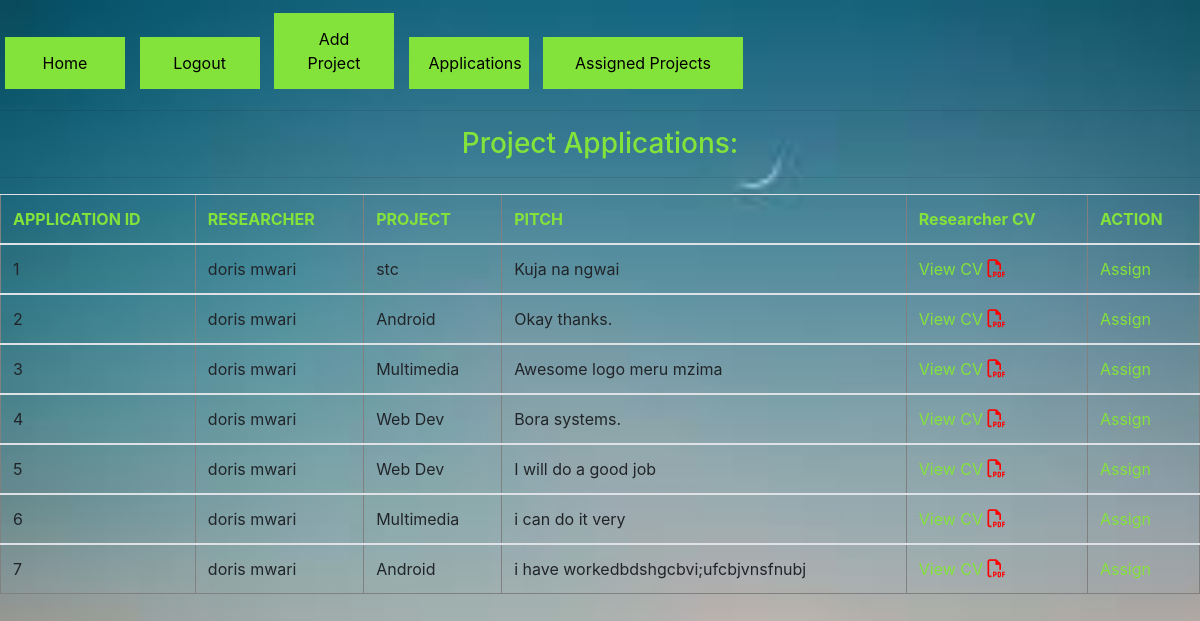
Page /applicationsmade.php (signed in) on the earlier database version.
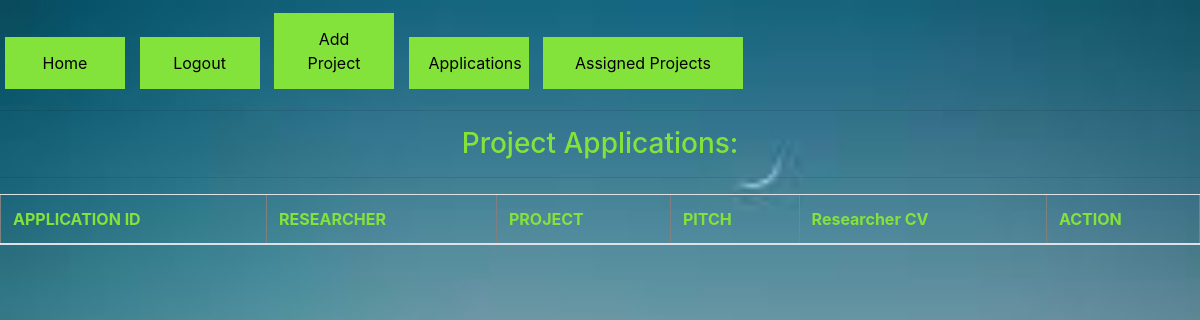
Same page on the later database version.
### tables this page shows
CREATE TABLE `project_application` (
  `application_id` int(11) NOT NULL,
  `researcher_id` int(11) NOT NULL,
  `project_id` int(11) NOT NULL,
  `project_pitch` varchar(500) NOT NULL,
  `cv` varchar(100) DEFAULT NULL,
  `assignment_status` int(1) NOT NULL DEFAULT '0'
);

CREATE TABLE `researcher` (
  `researcher_id` int(11) NOT NULL,
  `r_fname` varchar(100) NOT NULL,
  `r_lname` varchar(100) NOT NULL,
  `r_email` varchar(100) NOT NULL,
  `r_password` varchar(100) NOT NULL,
  `role_id` int(11) NOT NULL DEFAULT '2'
);

CREATE TABLE `project` (
  `project_id` int(11) NOT NULL,
  `project_name` varchar(100) NOT NULL,
  `project_duration` varchar(100) NOT NULL,
  `assignment_status` int(1) NOT NULL DEFAULT '0'
);

### applicationsmade.php (the view, shortened to what this page needs)
<!DOCTYPE html>
<html>
<?php
require('dbconn.php');
$loggedin = $_SESSION['role_id'];
if ($loggedin == 1){
			$sql =
			"SELECT
				project_application.project_pitch, project_application.assignment_status, project_application.application_id, project_application.cv, project_application.project_id, project_application.researcher_id,
				researcher.r_fname, researcher.r_lname, researcher.r_email, project.project_name
			FROM
			 	project_application
			JOIN
				researcher
			ON
				project_application.researcher_id = researcher.researcher_id
			JOIN
				project
			ON
				project_application.project_id = project.project_id
			WHERE
				project_application.assignment_status = 0"
			;
			$result = $conn->query($sql);
    ?>
<head>
	<link rel="stylesheet" href="https://maxcdn.bootstrapcdn.com/bootstrap/4.0.0-alpha.6/css/bootstrap.min.css">
</head>
<body>
    <div class="button_container">
    	<a class="active" href="index.html"><button type="button" style = "background-color: rgb(132, 227, 59);">Home</button> </a>
    	<a href="logout.php"><button type="button" style = "background-color: rgb(132, 227, 59)"> Logout</button></a>
		<a href="addprojects.php"><button type="button" style = "background-color: rgb(132, 227, 59)"> Add Project</button></a>
		<a href="applicationsmade.php"><button type="button" style = "background-color: rgb(132, 227, 59);"> Applications</button></a>
    	<a href="assigned.php"><button type="button" style = "background-color: rgb(132, 227, 59); width: 200px;"> Assigned Projects</button></a>
	</div>
	<hr>
		<h3 style = "color: rgb(132, 227, 59); text-align: center;">Project Applications:</h3>
	<hr>
    <table class="table table-inverse" border="1">
      <thead style = "color: rgb(132, 227, 59);">
    	<tr>
    		<th>APPLICATION ID</th>
    		<th>RESEARCHER</th>
    		<th>PROJECT</th>
    		<th>PITCH</th>
			<th>Researcher CV</th>
			<th>ACTION</th>
    	</tr>
      </thead>
    	<?php
			if ($result) {
			  	while ($row = $result->fetch_assoc()) {
			  		$application_id = $row['application_id'];
					$researcher_fname = $row['r_fname'];
					$researcher_lname = $row['r_lname'];
			  		$project_name = $row['project_name'];
					$pitch = $row['project_pitch'];
					$cv= $row['cv'];
			  		?>
			  	  <tbody>
			  		<tr>
			  		<td><?php echo $application_id ?></td>
			  		<td><?php echo $researcher_fname ." ". $researcher_lname ?></td>
			  		<td><?php echo $project_name ?></td>
			  		<td><?php echo $pitch ?></td>
					<td><a href="cvfolder/<?php echo $cv ?>" target="_blank" style = "color: rgb(132, 227, 59);">View CV     <i class="far fa-file-pdf" style="color:red; font-weight: 1px; font-size: 18px;"></i></a></td>
					  <td><a onclick="return confirm('assign project')"
					  href='assign.php?project_id=<?php echo $row["project_id"]; ?>&researcher_id=<?php echo $row["researcher_id"]; ?>&researcher_fname=<?php echo $row["r_fname"]; ?>&researcher_lname=<?php echo $row["r_lname"]; ?>&project_name=<?php echo $row["project_name"]; ?>&researcher_email=<?php echo $row["r_email"]; ?>' style = "color: rgb(132, 227, 59);">
					  Assign</a></td>
			  		</tr>
			  	  </tbody>
			  <?php
			  	}
			  }else{
				trigger_error('Invalid query: ' . $conn->error);
			  	echo "0 results";
			  }
    	?>
		<?php
}
else{
echo "Unauthorized access";
}
		?>
    </table>
</body>
</html>

### applicationsmade.php (style rules this page uses)
body { background-image: url("resach3.jpg"); background-size: 100%; background-repeat: no-repeat; }
button { background-color:#black; color: black; padding: 14px 20px; display: inline-block; margin: 5px; border: none; cursor: pointer; width: 10%; }

Differences in the rows shown:
removed project_application: application_id "1", researcher.r_fname "doris", researcher.r_lname "mwari", project.project_name "stc", project_pitch "Kuja na ngwai"
removed project_application: application_id "2", researcher.r_fname "doris", researcher.r_lname "mwari", project.project_name "Android", project_pitch "Okay thanks."
removed project_application: application_id "3", researcher.r_fname "doris", researcher.r_lname "mwari", project.project_name "Multimedia", project_pitch "Awesome logo meru mzima"
removed project_application: application_id "4", researcher.r_fname "doris", researcher.r_lname "mwari", project.project_name "Web Dev", project_pitch "Bora systems."
removed project_application: application_id "5", researcher.r_fname "doris", researcher.r_lname "mwari", project.project_name "Web Dev", project_pitch "I will do a good job"
removed project_application: application_id "6", researcher.r_fname "doris", researcher.r_lname "mwari", project.project_name "Multimedia", project_pitch "i can do it very"
removed project_application: application_id "7", researcher.r_fname "doris", researcher.r_lname "mwari", project.project_name "Android", project_pitch "i have workedbdshgcbvi;ufcbjvnsfnubj"
